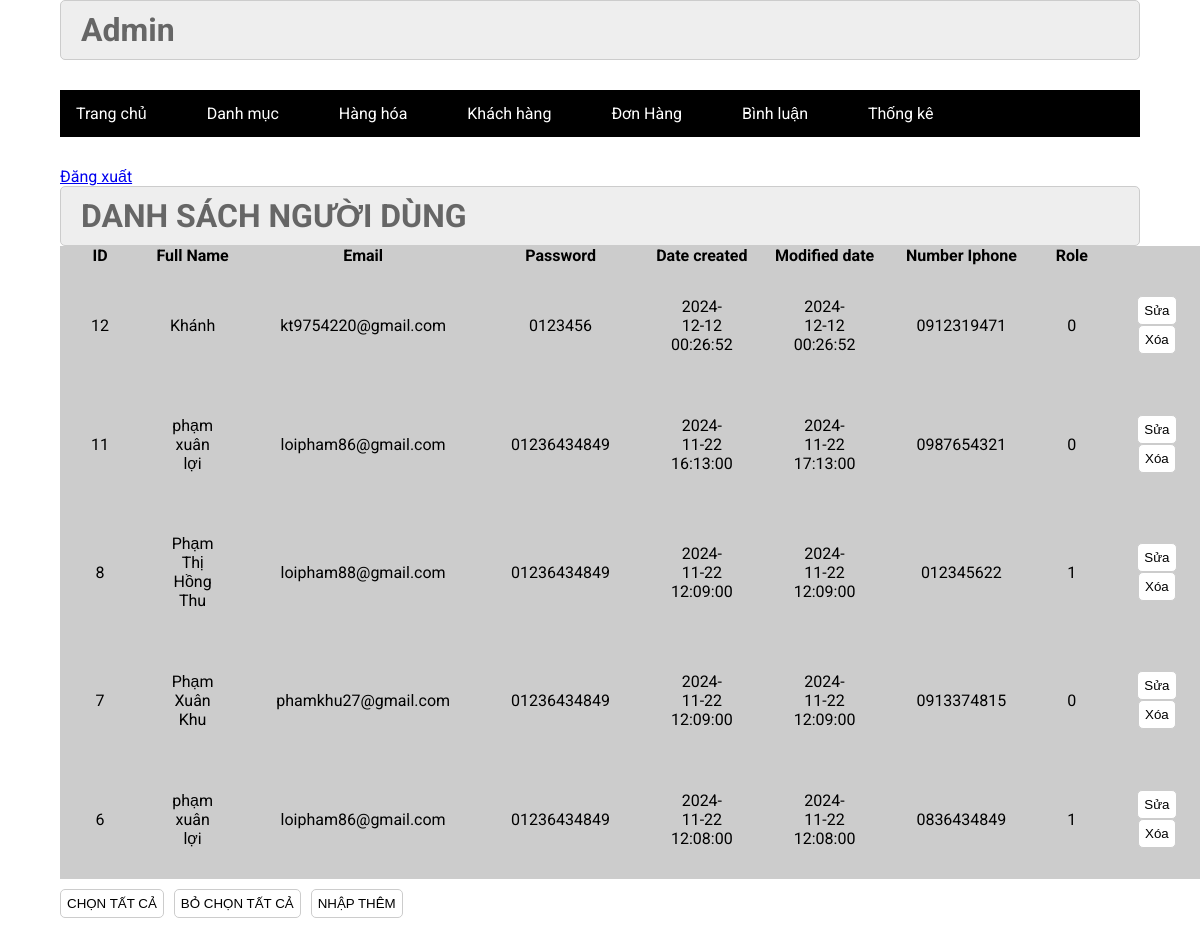
The app's page /index.php?pg=nguoidung&action=list (signed in) with its own data.
### tables this page shows
CREATE TABLE `nguoidung` (
  `nguoiDung_id` int NOT NULL,
  `ten` varchar(100) NOT NULL,
  `email` varchar(100) NOT NULL,
  `password` varchar(255) NOT NULL,
  `ngayTao` datetime NOT NULL,
  `ngaySua` datetime NOT NULL,
  `soDienThoai` varchar(15) NOT NULL,
  `role` tinyint(1) NOT NULL DEFAULT '0'
);

### commons/function.php (called while the page is built, shortened)
<?php
function connection()
{
    try {
        $conn = new PDO("mysql:host=" . HOST . ";dbname=" . DBNAME . ";port=" . PORT . ";charset=utf8", USERNAME, PASSWORD);
        $conn->setAttribute(PDO::ATTR_ERRMODE, PDO::ERRMODE_EXCEPTION);
        return $conn;
    } catch (PDOException $e) {
        echo "Lỗi kết nối CSDL: " . $e->getMessage();
    }
}
function view($view, $data = [])
{
    extract($data);
    include_once "view/$view.php";
}

### controllers/admin/NguoiDungController.php (called while the page is built, shortened)
<?php
class NguoiDungController{
 public function list()
 {
     $nguoidungs = (new NguoiDung)->all();
     view("admin/nguoidung/list", ['nguoidungs' => $nguoidungs]);
 }
}
?>

### models/NguoiDung.php (called while the page is built, shortened)
<?php
class NguoiDung
{
    public $conn = null;
    public function __construct()
    {
        $this->conn = connection();
    }
    public function all()
    {
        $sql = "SELECT * FROM nguoidung ORDER BY nguoiDung_id DESC";
        $stmt = $this->conn->prepare($sql);
        $stmt->execute();
        return $stmt->fetchAll(PDO::FETCH_ASSOC);
    }
}

### view/admin/nguoidung/list.php (the view)
<?php include_once "view/admin/header.php" ?>
<div class="row2">
            <div class="row2 font_title">
                <h1>DANH SÁCH NGƯỜI DÙNG</h1>
            </div>
            <div class="row2 form_content ">
                <form action="#" method="POST">
                    <div class="row2 mb10 formds_loai">
                        <table>
                            <tr>
                                <th>ID</th>
                                <th>Full Name</th>
                                <th>Email</th>
                                <th>Password</th>
                                <th>Date created</th>
                                <th>Modified date</th>
                                <th>Number Iphone</th>
                                <th>Role</th>
                                <th></th>
                            </tr>
                        <?php foreach($nguoidungs as $nguoidung): ?>
                            <tr>
                                <td><?= $nguoidung['nguoiDung_id'] ?></td>
                                <td><?= $nguoidung['ten'] ?></td>
                                <td><?= $nguoidung['email'] ?></td>
                                <td><?= $nguoidung['password'] ?></td>
                                <td><?= $nguoidung['ngayTao'] ?></td>
                                <td><?= $nguoidung['ngaySua'] ?></td>
                                <td><?= $nguoidung['soDienThoai'] ?></td>
                                <td><?= $nguoidung['role'] ?></td>
                                <td><a href="index.php?pg=edituser&nguoiDung_id=<?= $nguoidung['nguoiDung_id']?>"><input type="button" value="Sửa"></a> <a onclick="return confirm('bạn có muốn soá không')" href="index.php?pg=deleteuser&nguoiDung_id=<?= $nguoidung['nguoiDung_id']?>"><input type="button" value="Xóa"></a></td>
                            </tr>
                        <?php endforeach ?>
                        </table>
                    </div>
                    <div class="row mb10 ">
                        <input class="mr20" type="button" value="CHỌN TẤT CẢ">
                        <input class="mr20" type="button" value="BỎ CHỌN TẤT CẢ">
                        <a href="index.php?pg=adduser"> <input class="mr20" type="button" value="NHẬP THÊM"></a>
                    </div>
                </form>
            </div>
        </div>
<?php include_once "view/admin/footer.php" ?>

### assets/css/admin.css (style rules this page uses)
:root { --white-color:#fff; --black-color:#000; --text-color:#333; }
* { margin:0; padding:0; box-sizing:border-box; }
body { font-family:'Roboto', sans-serif; }
.row { display:flex; width:100%; }
.row2 { float:left; width:100%; }
.mb10 { margin-bottom:10px; }
form { text-align:center; }
.form_account input[type="reset"], .form_account input[type="submit"], .form_content input[type="submit"], .form_content input[type="reset"], .form_content input[type="button"] { padding:6px; background:white; border:1px solid #CCC; border-radius:5px; }
.font_title { background-color:#EEE; border:1px #CCC solid; color:#666; border-radius:5px; padding:10px 20px; }
.mr20 { margin-right:10px; }
.formds_loai table { width:100%; border-collapse:collapse; background-color:#ccc; padding:20px; }
.formds_loai table td { padding:10px 20px; border:1px #ccc solid; padding:30px; }

### records on screen
nguoidung: nguoiDung_id "12", ten "Khánh", email "kt9754220@gmail.com", password "0123456", ngayTao "2024-12-12 00:26:52", ngaySua "2024-12-12 00:26:52", soDienThoai "0912319471", role "0"
nguoidung: nguoiDung_id "11", ten "phạm xuân lợi", email "loipham86@gmail.com", password "01236434849", ngayTao "2024-11-22 16:13:00", ngaySua "2024-11-22 17:13:00", soDienThoai "0987654321", role "0"
nguoidung: nguoiDung_id "8", ten "Phạm Thị Hồng Thu", email "loipham88@gmail.com", password "01236434849", ngayTao "2024-11-22 12:09:00", ngaySua "2024-11-22 12:09:00", soDienThoai "012345622", role "1"
nguoidung: nguoiDung_id "7", ten "Phạm Xuân Khu", email "phamkhu27@gmail.com", password "01236434849", ngayTao "2024-11-22 12:09:00", ngaySua "2024-11-22 12:09:00", soDienThoai "0913374815", role "0"
nguoidung: nguoiDung_id "6", ten "phạm xuân lợi", email "loipham86@gmail.com", password "01236434849", ngayTao "2024-11-22 12:08:00", ngaySua "2024-11-22 12:08:00", soDienThoai "0836434849", role "1"
